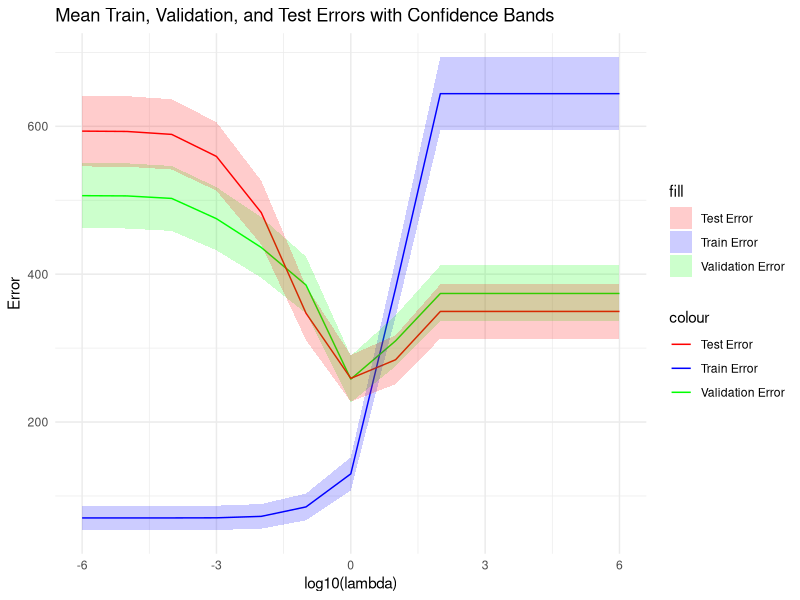

The R script that drew this image:
# Load necessary libraries
library(readxl)
library(dplyr)
library(tidyr)
library(caret)
library(glmnet)
library(ggplot2)
library(reshape2)

# Load the data
setwd("C:/Users/Karan/Desktop/Dissertation")
data <- read_excel("Player_Valuation.xlsx")

# Remove rows with missing values
data_clean <- na.omit(data)

# Separate predictors and response
X <- data_clean %>% select(-Ranking, -Player, -Market_Value)
y <- data_clean$Market_Value

# Encode categorical variables
X_encoded <- model.matrix(~., data = X)

prop_train_examples <- 0.6

# Split the data
set.seed(42)
trainIndex <- createDataPartition(y, p = prop_train_examples, list = FALSE)
X_train_val <- X_encoded[trainIndex,]
y_train_val <- y[trainIndex]
X_test <- X_encoded[-trainIndex,]
y_test <- y[-trainIndex]

trainIndex <- createDataPartition(y_train_val, p = 0.75, list = FALSE)
X_train <- X_train_val[trainIndex,]
y_train <- as.matrix(y_train_val[trainIndex])
X_val <- X_train_val[-trainIndex,]
y_val <- y_train_val[-trainIndex]

# Range of lambda values
lambdas <- 10^seq(-6, 6, by = 1)



# Data frame to store results
results <- data.frame()

# Loop through lambda values
for (alpha in lambdas) {
  model <- glmnet(X_train, y_train, alpha = 0.3, lambda = alpha)
  
  # Train, Validation, and Test Errors
  train_pred <- predict(model, X_train)
  val_pred <- predict(model, X_val)
  test_pred <- predict(model, X_test)
  
  train_error <- mean((y_train - train_pred)^2)
  val_error <- mean((y_val - val_pred)^2)
  test_error <- mean((y_test - test_pred)^2)
  
  # Bias Squared and Variance
  bias_sq <- mean((y_train - train_pred)^2)
  variance <- mean((train_pred - mean(train_pred))^2)
  
  # Add to results data frame
  results <- rbind(results, data.frame(Lambda=alpha, TrainError=train_error, ValError=val_error, TestError=test_error, BiasSquared=bias_sq, Variance=variance))
}

# Plot Train, Validation, and Test Errors vs Lambda (with confidence bands)
ggplot(results, aes(x=log10(Lambda))) +
  geom_line(aes(y=TrainError, color="Train Error")) +
  geom_line(aes(y=ValError, color="Validation Error")) +
  geom_line(aes(y=TestError, color="Test Error")) +
  geom_ribbon(aes(ymin=TrainError-1.96*sqrt(TrainError), ymax=TrainError+1.96*sqrt(TrainError), fill="Train Error"), alpha=0.2) +
  geom_ribbon(aes(ymin=ValError-1.96*sqrt(ValError), ymax=ValError+1.96*sqrt(ValError), fill="Validation Error"), alpha=0.2) +
  geom_ribbon(aes(ymin=TestError-1.96*sqrt(TestError), ymax=TestError+1.96*sqrt(TestError), fill="Test Error"), alpha=0.2) +
  scale_color_manual(values = c("Train Error" = "blue", "Validation Error" = "green", "Test Error" = "red")) +
  scale_fill_manual(values = c("Train Error" = "blue", "Validation Error" = "green", "Test Error" = "red")) +
  labs(x = "log10(lambda)", y = "Error", title = "Mean Train, Validation, and Test Errors with Confidence Bands") +
  theme_minimal()
